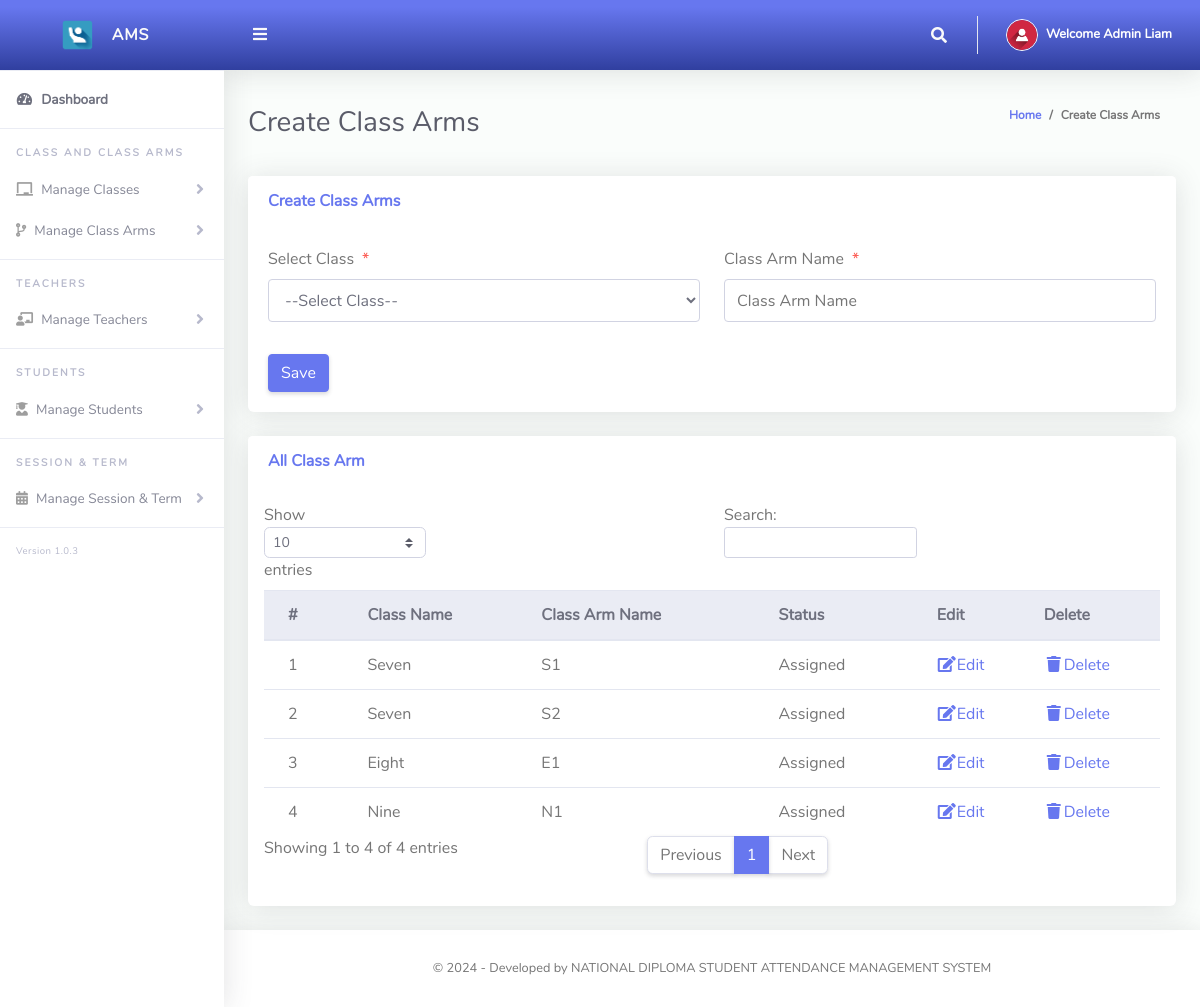
/Admin/createClassArms.php (signed in), run on the app's committed database.
### tables this page shows
CREATE TABLE `tblclassarms` (
  `Id` int NOT NULL,
  `classId` varchar(10) NOT NULL,
  `classArmName` varchar(255) NOT NULL,
  `isAssigned` varchar(10) NOT NULL
);

CREATE TABLE `tblclass` (
  `Id` int NOT NULL,
  `className` varchar(255) NOT NULL
);

### Admin/createClassArms.php (the view, shortened to what this page needs)
<?php
include '../Includes/dbcon.php';
?>
<!DOCTYPE html>
<html lang="en">
<head>
  <link href="../vendor/fontawesome-free/css/all.min.css" rel="stylesheet" type="text/css">
  <link href="../vendor/bootstrap/css/bootstrap.min.css" rel="stylesheet" type="text/css">
  <link href="css/ruang-admin.min.css" rel="stylesheet">
</head>
<body id="page-top">
  <div id="wrapper">
      <?php include "Includes/sidebar.php";?>
    <div id="content-wrapper" class="d-flex flex-column">
      <div id="content">
       <?php include "Includes/topbar.php";?>
        <div class="container-fluid" id="container-wrapper">
          <div class="d-sm-flex align-items-center justify-content-between mb-4">
            <h1 class="h3 mb-0 text-gray-800">Create Class Arms</h1>
            <ol class="breadcrumb">
              <li class="breadcrumb-item"><a href="./">Home</a></li>
              <li class="breadcrumb-item active" aria-current="page">Create Class Arms</li>
            </ol>
          </div>
          <div class="row">
            <div class="col-lg-12">
              <div class="card mb-4">
                <div class="card-header py-3 d-flex flex-row align-items-center justify-content-between">
                  <h6 class="m-0 font-weight-bold text-primary">Create Class Arms</h6>
                </div>
                <div class="card-body">
                  <form method="post">
                    <div class="form-group row mb-3">
                        <div class="col-xl-6">
                        <label class="form-control-label">Select Class<span class="text-danger ml-2">*</span></label>
                         <?php
                        $qry= "SELECT * FROM tblclass ORDER BY className ASC";
                        $result = $conn->query($qry);
                        $num = $result->num_rows;
                        if ($num > 0){
                          echo ' <select required name="classId" class="form-control mb-3">';
                          echo'<option value="">--Select Class--</option>';
                                  echo '</select>';
                              }
                            ?>
                        </div>
                        <div class="col-xl-6">
                        <label class="form-control-label">Class Arm Name<span class="text-danger ml-2">*</span></label>
                      <input type="text" class="form-control" name="classArmName" value="<?php echo $row['classArmName'];?>" id="exampleInputFirstName" placeholder="Class Arm Name">
                        </div>
                    </div>
                      <?php
                    if (isset($Id))
                    {
                    ?>
                    <button type="submit" name="update" class="btn btn-warning">Update</button>
                    &nbsp;&nbsp;&nbsp;&nbsp;&nbsp;&nbsp;&nbsp;&nbsp;&nbsp;&nbsp;
                    <?php
                    } else {
                    ?>
                    <button type="submit" name="save" class="btn btn-primary">Save</button>
                    <?php
                    }
                    ?>
                  </form>
                </div>
              </div>
                 <div class="row">
              <div class="col-lg-12">
              <div class="card mb-4">
                <div class="card-header py-3 d-flex flex-row align-items-center justify-content-between">
                  <h6 class="m-0 font-weight-bold text-primary">All Class Arm</h6>
                </div>
                <div class="table-responsive p-3">
                  <table class="table align-items-center table-flush table-hover" id="dataTableHover">
                    <thead class="thead-light">
                      <tr>
                        <th>#</th>
                        <th>Class Name</th>
                        <th>Class Arm Name</th>
                         <th>Status</th>
                        <th>Edit</th>
                        <th>Delete</th>
                      </tr>
                    </thead>
                    <tbody>
                  <?php
                      $query = "SELECT tblclassarms.Id,tblclassarms.isAssigned,tblclass.className,tblclassarms.classArmName
                      FROM tblclassarms
                      INNER JOIN tblclass ON tblclass.Id = tblclassarms.classId";
                      $rs = $conn->query($query);
                      $num = $rs->num_rows;
                      $sn=0;
                      $status="";
                      if($num > 0)
                      {
                        while ($rows = $rs->fetch_assoc())
                          {
                              if($rows['isAssigned'] == '1'){$status = "Assigned";}else{$status = "UnAssigned";}
                             $sn = $sn + 1;
                            echo"
                              <tr>
                                <td>".$sn."</td>
                                <td>".$rows['className']."</td>
                                <td>".$rows['classArmName']."</td>
                                <td>".$status."</td>
                                <td><a href='?action=edit&Id=".$rows['Id']."'><i class='fas fa-fw fa-edit'></i>Edit</a></td>
                                <td><a href='?action=delete&Id=".$rows['Id']."'><i class='fas fa-fw fa-trash'></i>Delete</a></td>
                              </tr>";
                          }
                      }
                      else
                      {
                           echo
                           "<div class='alert alert-danger' role='alert'>
                            No Record Found!
                            </div>";
                      }
                      ?>
                    </tbody>
                  </table>
                </div>
              </div>
            </div>
            </div>
          </div>
        </div>
      </div>
       <?php include "Includes/footer.php";?>
    </div>
  </div>
</body>
</html>

### Admin/Includes/topbar.php (shortened to what this page needs)
<?php
  $query = "SELECT * FROM tbladmin WHERE Id = ".$_SESSION['userId']."";
  $rs = $conn->query($query);
  $rows = $rs->fetch_assoc();
  $fullName = $rows['firstName']." ".$rows['lastName'];
?>
<nav class="navbar navbar-expand navbar-light bg-gradient-primary topbar mb-4 static-top">
          <button id="sidebarToggleTop" class="btn btn-link rounded-circle mr-3">
            <i class="fa fa-bars"></i>
          </button>
          <ul class="navbar-nav ml-auto">
            <li class="nav-item dropdown no-arrow">
              <a class="nav-link dropdown-toggle" href="#" id="searchDropdown" role="button" data-toggle="dropdown"
                aria-haspopup="true" aria-expanded="false">
                <i class="fas fa-search fa-fw"></i>
              </a>
            </li>
            <li class="nav-item dropdown no-arrow">
              <a class="nav-link dropdown-toggle" href="#" id="userDropdown" role="button" data-toggle="dropdown"
                aria-haspopup="true" aria-expanded="false">
                <img class="img-profile rounded-circle" src="img/user-icn.png" style="max-width: 60px">
                <span class="ml-2 d-none d-lg-inline text-white small"><b>Welcome <?php echo $fullName;?></b></span>
              </a>
            </li>
          </ul>
        </nav>

### data on the page
tblclassarms: classId.className "Seven", classArmName "S1", isAssigned "Assigned"
tblclassarms: classId.className "Seven", classArmName "S2", isAssigned "Assigned"
tblclassarms: classId.className "Eight", classArmName "E1", isAssigned "Assigned"
tblclassarms: classId.className "Nine", classArmName "N1", isAssigned "Assigned"

### other printed values
$fullName "Admin Liam"
